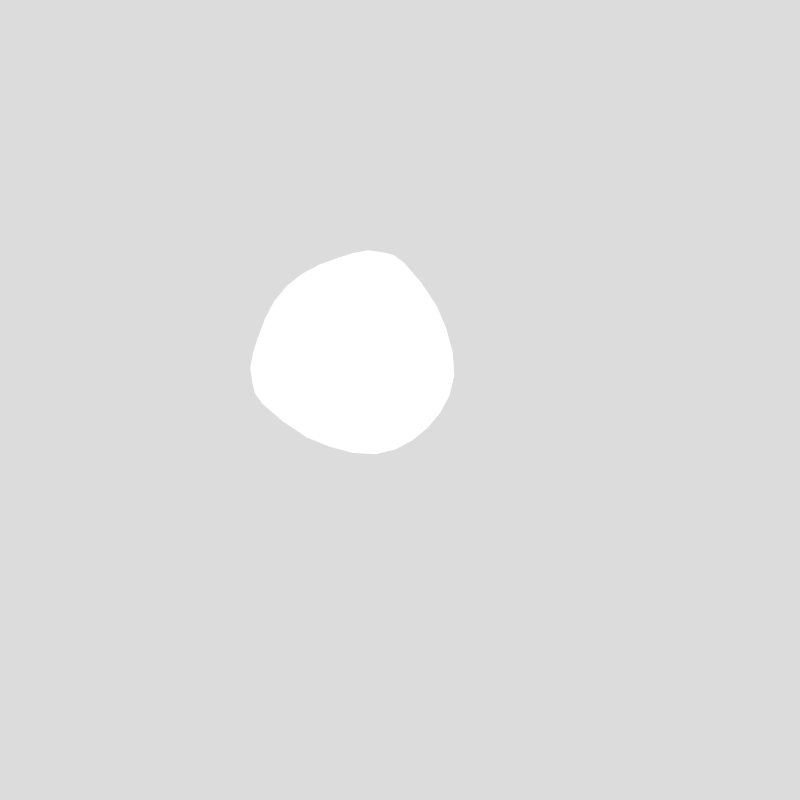
Frame 1 (no input)
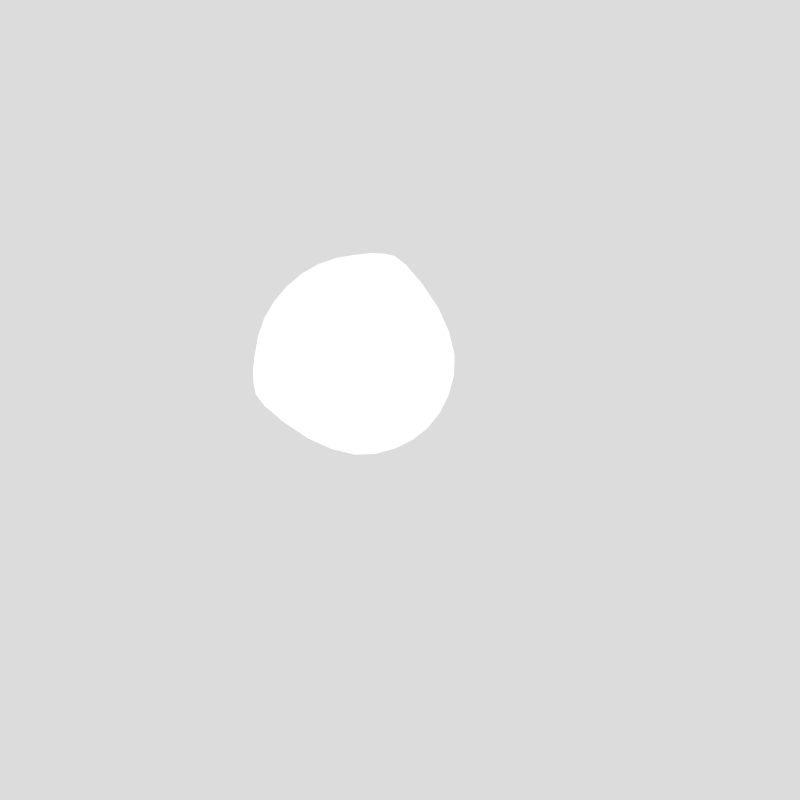
Frame 60 (no input)
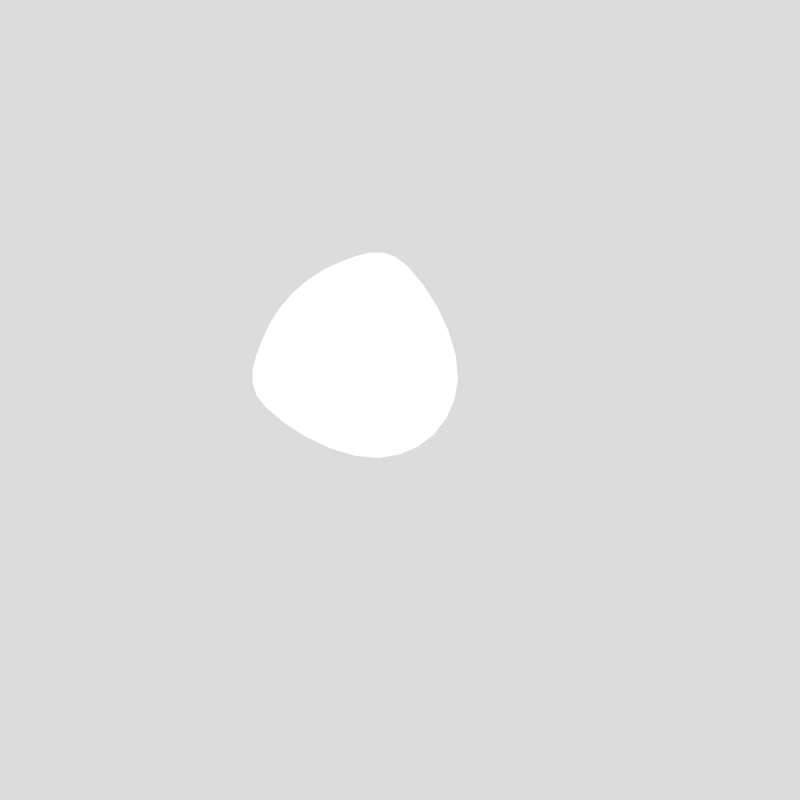
Frame 120 (the mouse pressed at the canvas centre since frame 60)

The p5.js sketch that drew these frames (run headless with seeded random() and noise() and a simulated clock; from frame 60 on, the mouse is pressed at the canvas centre):

// p5.js sketch
// ── sketch.js
"use strict"

const noiseLevel = 100; // Valeur maximale du noise
const noiseScale = 0.003; // Echelle du noise (sa puissance)
const vertexCount = 32;
const angle = 2* Math.PI/vertexCount;
const radius = 100;
let elements = [];

function setup() {
  createCanvas(800, 800);
  angleMode(RADIANS);

  for (let i = 0; i < vertexCount; i++) {
    let x = (cos(i * angle) * radius);
    let y = (sin(i * angle) * radius);

    elements.push({x, y});
  }
}

function draw() {
  let nt = noiseScale * frameCount;

  background(220);
  fill(255);
  noStroke();

  beginShape();
  for (let element of elements) {
    let pos = createVector(element.x, element.y);
    let nPos = (element.x + element.y) * noiseScale;
    let n = noiseLevel * noise(nPos, nt);
    
    

    if (pos.x < width / 2) {
      pos.add(-n, 0);
    } else if (pos.x > width / 2) {
      pos.add(n, 0);
    }
    if (pos.y < height / 2) {
      pos.add(0, -n);
    } else if (pos.y > height / 2) {
      pos.add(0, n);
    }


    if (pos.x == width / 2 && pos.y > height / 2) {
      pos.add(0, n);
    } else if (pos.x == width / 2 && pos.y < height / 2) {
      pos.add(0, -n);
    }

    if (pos.y == height / 2 && pos.x > width / 2) {
      pos.add(0, n);
    } else if (pos.y == height / 2 && pos.x < width / 2) {
      pos.add(0, -n);
    }
    
    
    vertex(pos.x + width / 2, pos.y + width / 2);
  }
  endShape(CLOSE);
}
